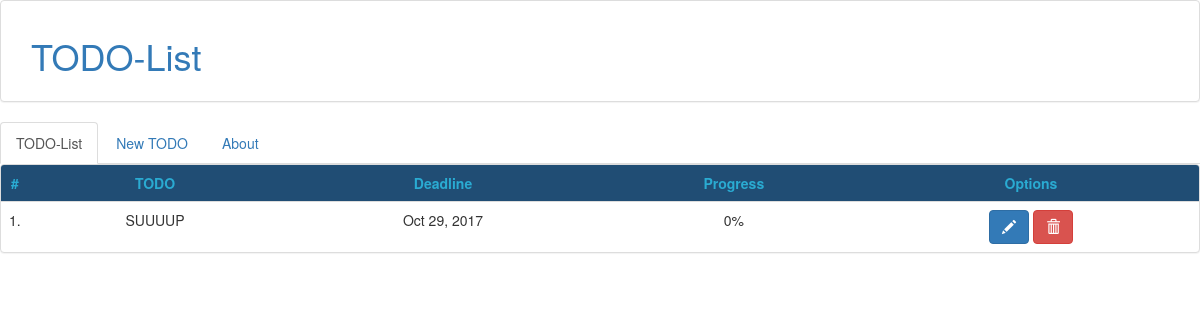
Before: /ToDo/ with the older database file.
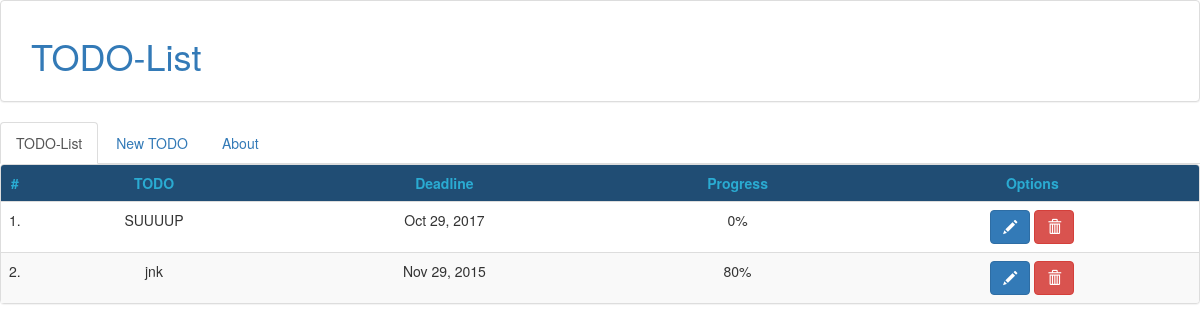
After: the same page with the newer database file.
### ToDo/models.py (models this page shows, shortened)
class Todo(models.Model):
    todo_text = models.CharField(max_length=300)
    deadline  = models.DateField('Deadline')
    progress  = models.CharField(max_length=10)

### ToDo/views.py (the view)
class IndexView(generic.ListView):
    template_name = 'ToDo/index.html'
    context_object_name = 'list_of_todos'
    def get_queryset(self):
        return Todo.objects.order_by('-deadline')

### ToDo/templates/ToDo/index.html (shortened to what this page needs)
{% extends "ToDo/base.html" %}
    {% block home-tab-active %} class="active" {% endblock %}
    {% block inside-tab %}
            <div class="panel panel-default tab-pane active" id="list">
                <table class="table table-striped table-hover">
                    <tr id="table-header">
                        <th class="number-column">#</th>
                        <th>TODO</th>
                        <th>Deadline</th>
                        <th>Progress</th>
                        <th class="options-section">Options</th>
                    </tr>
                    {% for entry in list_of_todos %}
                        <tr id="todo-{{ forloop.counter }}">
                            <td class="number-column">{{ forloop.counter }}.</td>
                            <td>
                                <span class="todo-{{ forloop.counter }} first">{{ entry.todo_text }}</span>
                            </td>
                            <td>
                                <span class="todo-{{ forloop.counter }} second">{{ entry.deadline|date:"M d, Y" }}</span>
                            </td>
                            <td>
                                <span class="todo-{{ forloop.counter }} third">{{ entry.progress }}</span>
                            </td>
                            <td class="options-section">
                                <div class="button-group" role="group">
                                    <button type="button" class="btn btn-primary" onclick="enableEdit('todo-{{ forloop.counter }}')">
                                        <span class="glyphicon glyphicon-pencil"></span>
                                    </button>
                                    <button type="button" class="btn btn-danger">
                                        <span class="glyphicon glyphicon-trash" onclick="deleteRow('{{ forloop.counter }}')"></span>
                                    </button>
                                </div>
                            </td>
                        </tr>
                {% endfor %}
            </table>
        </div>
    {% endblock %}

Changed rows visible on the page:
added Todo: todo_text "jnk", deadline "Nov 29, 2015", progress "80%"
